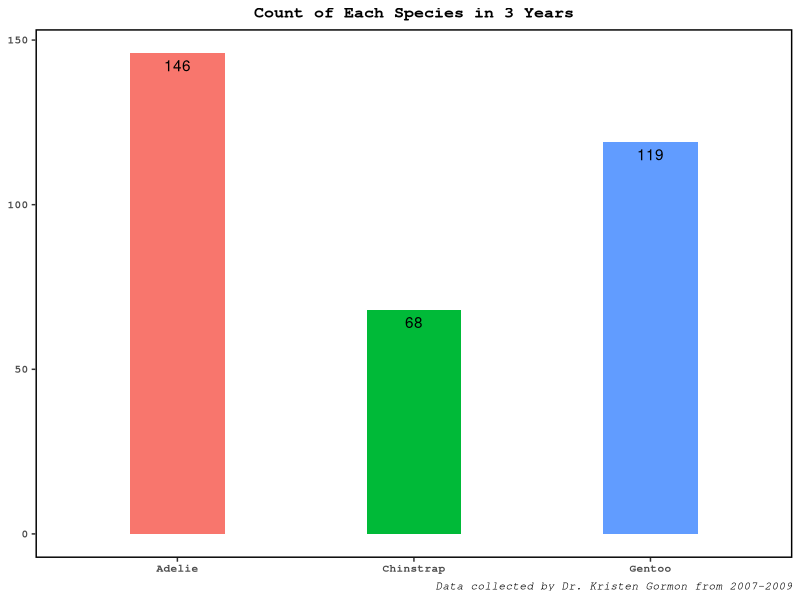
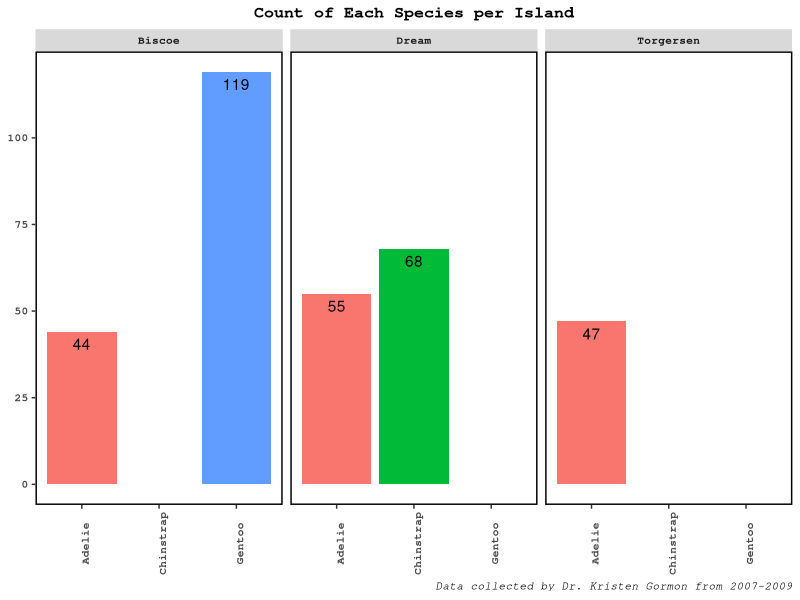
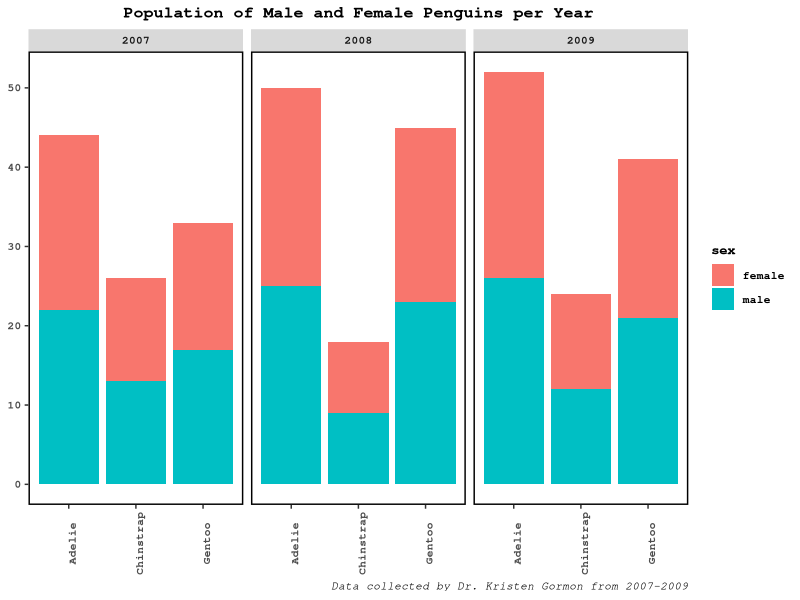
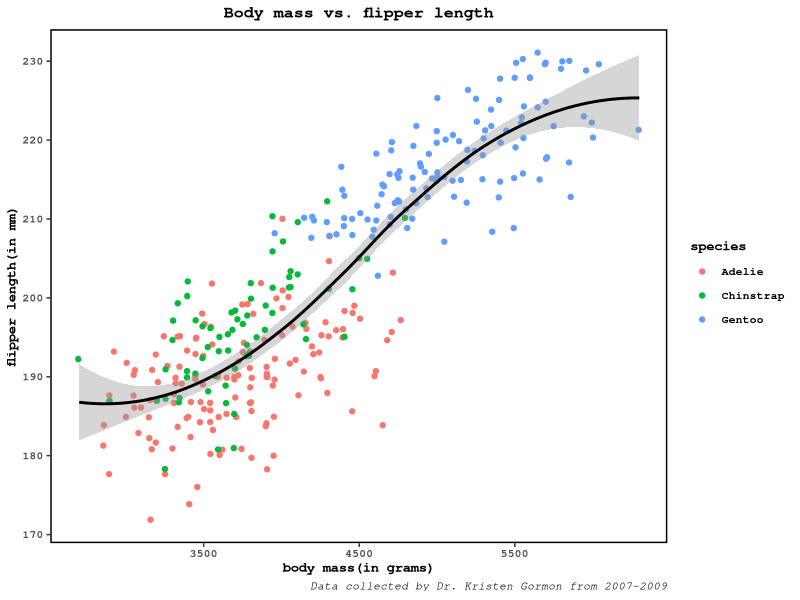
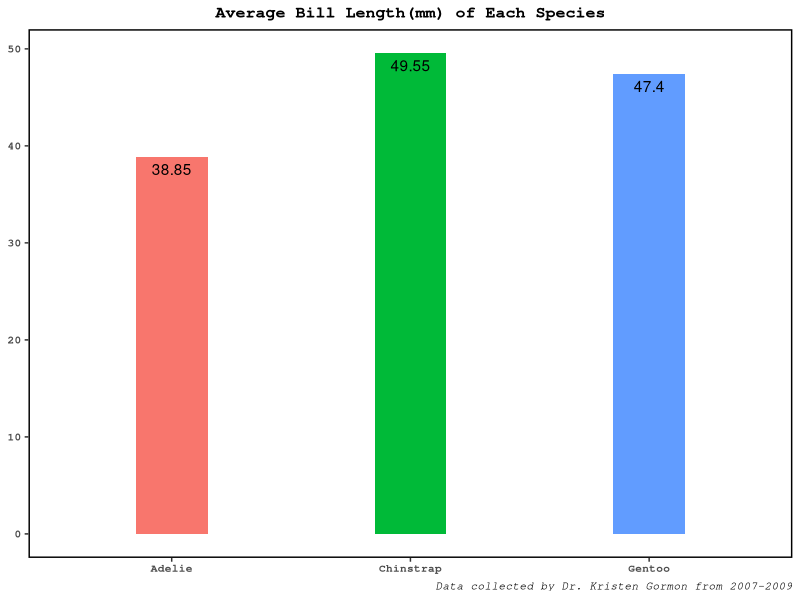
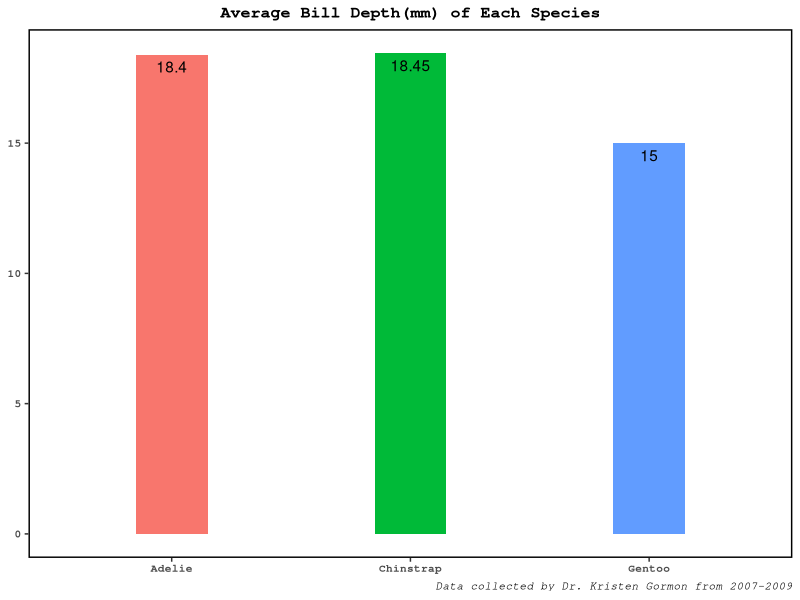
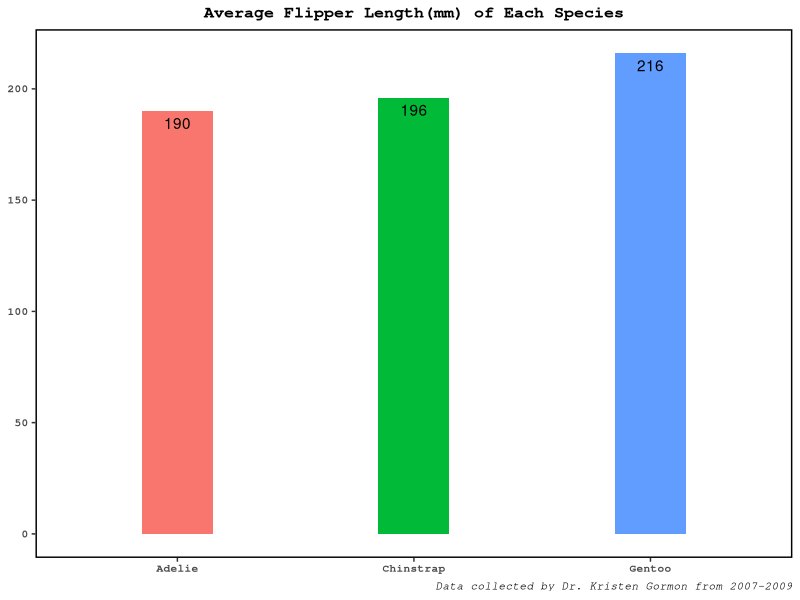
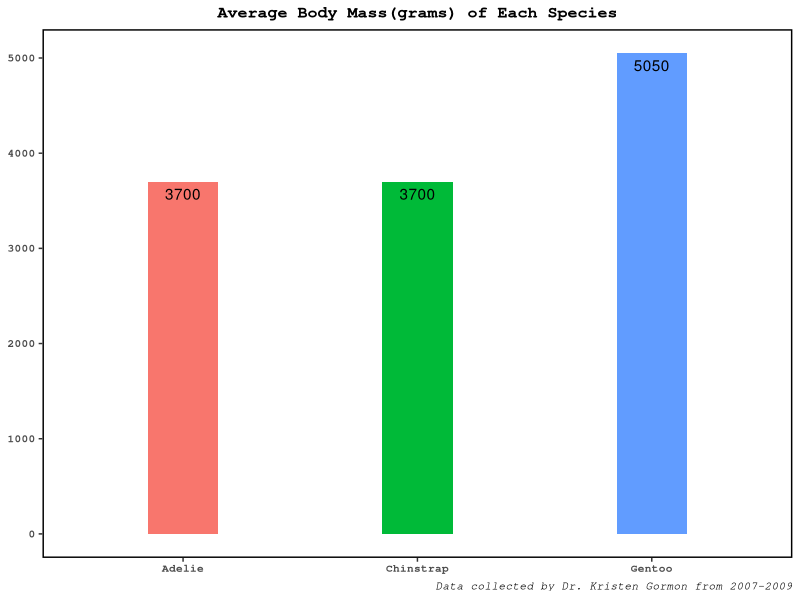

Source code (R) for these figures, in order:
## ---- chunk 1
library(palmerpenguins)
library(ggplot2)
library(tidyr)
library(tidyverse)
## ---- chunk 2
penguins_data <- data.frame(penguins)

#na.omit() removes all the rows with missing data.
clean_penguins_data <- na.omit(penguins_data)
## ---- chunk 3
#Basic theme for plot are and labels has been stored in plot_theme and labels_theme.
#These themes will apply to all the plots; hence stored in a variable as a template.

plot_theme <- theme(panel.background = element_rect(fill = "white"),
                        panel.border = element_rect(color = "black", fill = NA, size = 1),
                        axis.title.x = element_blank(),
                        axis.title.y = element_blank())

labels_theme <- theme(text = element_text(size = 10, family = "mono",
                         face = "bold"), plot.title = element_text(hjust = 0.5),
                         plot.caption = element_text(face = "italic"))

#This caption will be included in every plot.
caption_line <- "Data collected by Dr. Kristen Gormon from 2007-2009"
## ---- chunk 4
ggplot(data = clean_penguins_data,aes(x = species, fill =species)) + 
  geom_bar(width = 0.4) +
  geom_text(aes(label=..count..), vjust = 1.5,stat = "count", color = "black") +
  labs(title = "Count of Each Species in 3 Years", caption = caption_line, y = "Count of each species") +
  plot_theme +
  theme(legend.position = "none") + 
  labels_theme

## ---- chunk 5
ggplot(data = clean_penguins_data,aes(x = species, fill = species)) + 
  geom_bar() +
  geom_text(aes(label = ..count..),vjust = 1.5,stat = "count",color = "black")+
  labs(title = "Count of Each Species per Island", caption = caption_line) +
  facet_wrap(~island) + plot_theme +  labels_theme +
  theme(axis.text.x = element_text(angle = 90),legend.position = "none")
## ---- chunk 6
ggplot(data = clean_penguins_data,aes(x = species, fill = sex)) +
  geom_bar() + 
  labs(title = "Population of Male and Female Penguins per Year", caption=caption_line, x="penguin species", y="total count")+
  plot_theme + labels_theme +
  theme(axis.text.x = element_text(angle=90))+
  facet_wrap(~year)
## ---- chunk 7
ggplot(data=clean_penguins_data, aes(x=body_mass_g, y=flipper_length_mm)) +
  geom_jitter(mapping = aes(color = species))+
  geom_smooth(color = "black")+
  labs(title="Body mass vs. flipper length", caption = caption_line, 
       x = "body mass(in grams)", y = "flipper length(in mm)") +
  theme(panel.background = element_rect(fill = "white"),
        panel.border = element_rect(color = "black", fill = NA, size = 1)) + 
  labels_theme
## ---- chunk 8
penguins_stats <- clean_penguins_data %>% 
  group_by(species) %>% 
  drop_na() %>% 
  summarize(avg_bill_length = mean(bill_length_mm,2), avg_bill_depth = mean(bill_depth_mm,2),
            avg_flipper_length = mean(flipper_length_mm,2), avg_body_mass = mean(body_mass_g,2))
## ---- chunk 9
head(penguins_stats)
## ---- chunk 10
ggplot(data = penguins_stats,aes(x=species, y=avg_bill_length, fill=species)) +
  geom_bar(stat = "identity",width=0.3)+
  geom_text(aes(label=avg_bill_length), vjust = 1.5,stat = "identity", color = "black") +
  labs(title = "Average Bill Length(mm) of Each Species",caption = caption_line,
       y = "average bill length(mm)")+
  plot_theme + labels_theme +
  theme(legend.position = "none")
## ---- chunk 11
ggplot(data = penguins_stats, aes(x=species,y=avg_bill_depth,fill=species))+
  geom_bar(stat = "identity",width = 0.3)+
  geom_text(aes(label=avg_bill_depth), vjust = 1.5,stat = "identity", color = "black") +
  labs(title = "Average Bill Depth(mm) of Each Species", caption = caption_line,
       y = "average bill depth(mm)")+
  plot_theme + labels_theme +
  theme(legend.position = "none")
## ---- chunk 12
ggplot(data=penguins_stats, aes(x=species,y=avg_flipper_length,fill=species))+
  geom_bar(stat = "identity",width = 0.3)+
  geom_text(aes(label=avg_flipper_length), vjust = 1.5,stat = "identity", color = "black")+
  labs(title="Average Flipper Length(mm) of Each Species",caption = caption_line,
       y = "average flipper length(mm)")+
  plot_theme + labels_theme +
  theme(legend.position = "none")
## ---- chunk 13
ggplot(data = penguins_stats, aes(x=species,y=avg_body_mass,fill=species))+
  geom_bar(stat = "identity",width = 0.3)+
  geom_text(aes(label=avg_body_mass), vjust = 1.5,stat = "identity", color = "black")+
  labs(title = "Average Body Mass(grams) of Each Species",caption=caption_line,
       y = "average body mass(grams)")+
  plot_theme + labels_theme +
  theme(legend.position = "none")
## ---- chunk 14
gender_count <- clean_penguins_data %>% 
  group_by(species,island) %>% 
  drop_na() %>% 
  summarize(male = sum(sex == 'male'), female = sum(sex=='female'))
## ---- chunk 15
head(gender_count)
## ---- chunk 16
gender_count_long_form <- pivot_longer(gender_count, cols = c(male,female),names_to = "gender",values_to = "total_count")
## ---- chunk 17
head(gender_count_long_form)
## ---- chunk 18
ggplot(data = gender_count_long_form, aes(x=species,y=total_count,fill=gender))+
  geom_bar(stat = "identity",width = 0.4,position = "dodge")+
  labs(title="Male and Female Penguin Population per Species",caption = caption_line, x="penguin species", y="total count")+
  plot_theme + labels_theme
## ---- chunk 19
ggplot(data = gender_count_long_form, aes(x=species,y=total_count,fill=gender))+
  geom_bar(stat = "identity",width = 0.4,position = "dodge")+
  labs(title="Male and Female Penguin Population per Species",caption = caption_line, x="penguin species", y="total count")+
  plot_theme + labels_theme + facet_wrap(~island) +
  theme(axis.text.x = element_text(angle = 90))
